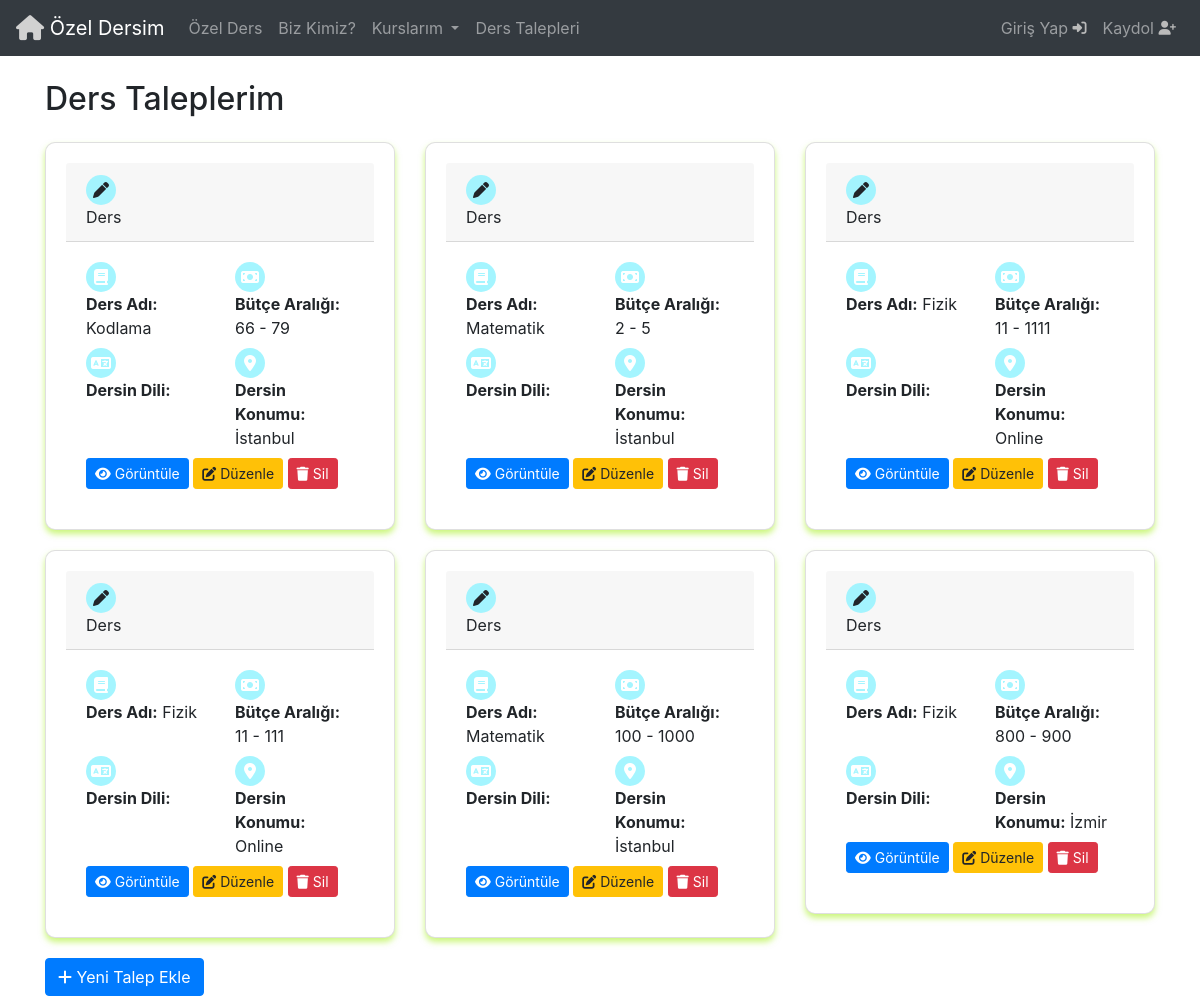
The page /ders_taleplerim/1 on the database as committed earlier.
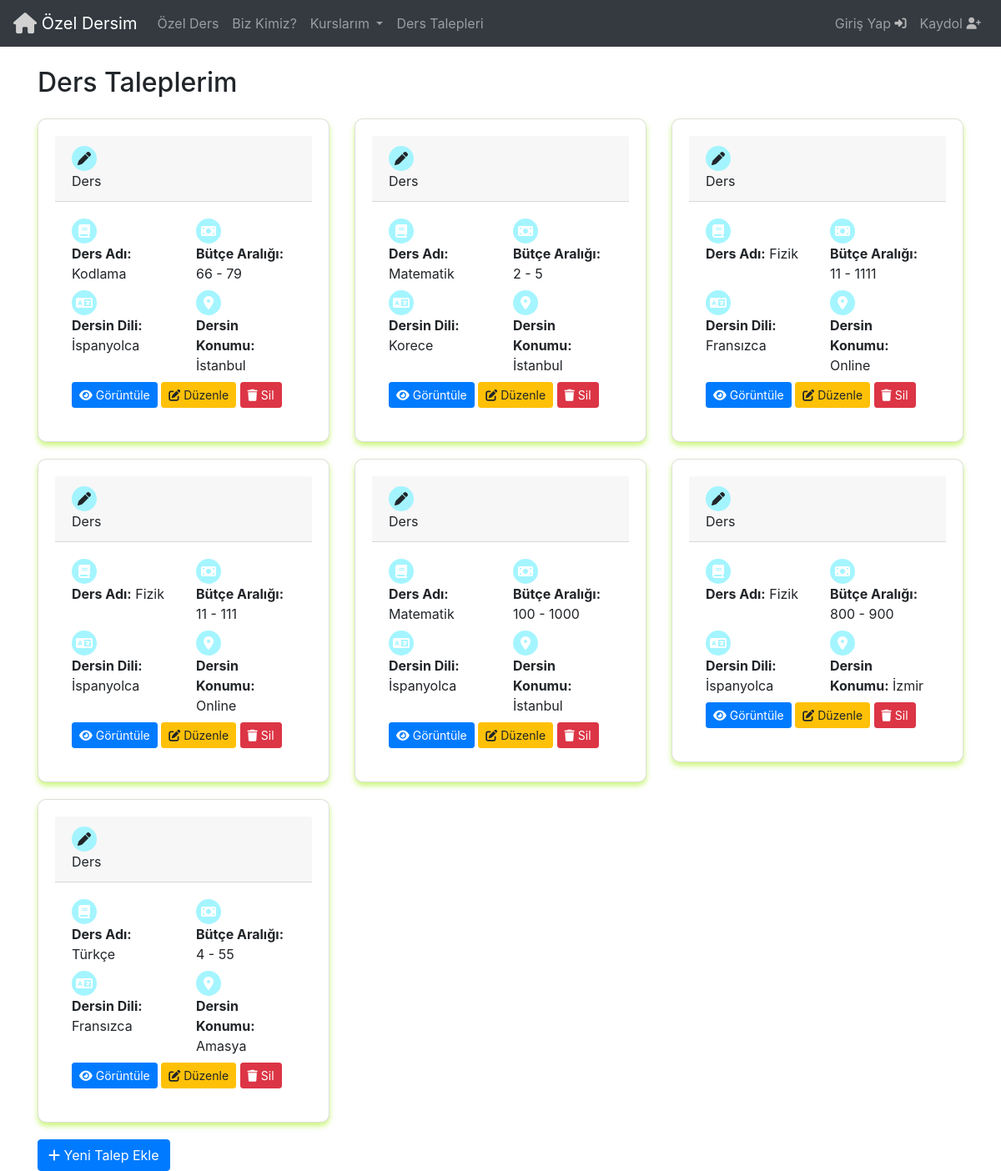
The same page on the database as committed later.
### Base/models.py (models this page shows, shortened)
class DersTalepleri(models.Model):
  seviye = [
    ('İlkokul', 'İlkokul'),
    ('Ortaokul', 'Ortaokul'),
    ('Lise', 'Lise'),
    ('Üniversite', 'Üniversite'),
    ('Yüksek Lisans','Yüksek Lisans'),
  ]
  kullanici = models.ForeignKey(User, on_delete=models.CASCADE)
  isim = models.CharField(max_length=50)
  ders = models.ForeignKey(Ders, on_delete=models.CASCADE)
  talep_notu= models.TextField(max_length=200,null=True,blank=True)
  talep_durumu = models.BooleanField(default=False)
  min_butce = models.IntegerField(validators=[MinValueValidator(0)])
  max_butce = models.IntegerField(validators=[MaxValueValidator(10000)])
  ogrenci_seviyesi = models.CharField(max_length=50,choices=seviye)
  olusturulma_tarihi = models.DateTimeField(auto_now_add=True)
  konum = models.ForeignKey(Sehir, on_delete=models.CASCADE, null=True, blank=True, default=None)
  dil = models.ForeignKey(Dil,on_delete=models.CASCADE,default=None)

class Ders(models.Model):
  ders = models.CharField(max_length=50)
  def __str__(self) :
    return self.ders

class Sehir(models.Model):
  sehir = models.CharField(max_length=50)
  def __str__(self):
    return self.sehir

class Dil(models.Model):
  dil = models.CharField(max_length=50)
  def __str__(self):
    return self.dil

### Base/views.py (the view)
# urls.py: path('ders_taleplerim/<str:pk>',views.ders_taleplerim,name='DersTaleplerim'),
def ders_taleplerim(request,pk):
   user = User.objects.get(id=pk)
   ders_taleplerim = DersTalepleri.objects.filter(kullanici=user)
   context = {'user': user , 'ders_taleplerim':ders_taleplerim}
   return render(request,'DersTaleplerim.html',context)

### Templates/DersTaleplerim.html (shortened to what this page needs)
{% include 'navbar.html' %}
<!DOCTYPE html>
<html lang="en">
<head>
    <link
            rel="stylesheet"
            href="https://stackpath.bootstrapcdn.com/bootstrap/4.5.2/css/bootstrap.min.css"
    />
    <link
            rel="stylesheet"
            href="https://cdnjs.cloudflare.com/ajax/libs/font-awesome/6.5.2/css/all.min.css"
    />
</head>
<body>
<div class="container mt-4">
    <h2 class="mb-4">Ders Taleplerim</h2>
    <div class="row">
        {% for ders in ders_taleplerim %}
        <div class="col-md-4">
            <div class="card custom-card">
                <div class="card-header">
                    <i class="fas fa-pen icon-circle"></i> Ders
                </div>
                <div class="card-body">
                    <div class="row">
                        <div class="col-md-6">
                            <div class="icon-circle"><i class="fas fa-book"></i></div>
                            <strong>Ders Adı:</strong> {{ ders.ders }}
                        </div>
                        <div class="col-md-6">
                            <div class="icon-circle"><i class="fas fa-money-bill"></i></div>
                            <strong>Bütçe Aralığı:</strong> {{ ders.min_butce }} - {{ ders.max_butce }}
                        </div>
                    </div>
                    <div class="row mt-2">
                        <div class="col-md-6">
                            <div class="icon-circle"><i class="fas fa-language"></i></div>
                            <strong>Dersin Dili:</strong> {{ ders.dil }}
                        </div>
                        <div class="col-md-6">
                            <div class="icon-circle"><i class="fas fa-map-marker-alt"></i></div>
                            <strong>Dersin Konumu:</strong> {{ ders.konum }}
                        </div>
                    </div>
                    <div class="row mt-2">
                        <div class="col-md-12">
                            <a href="{% url 'TalepDetay' ders.id %}" class="btn btn-primary btn-sm"><i class="fas fa-eye"></i> Görüntüle</a>
                            <a href="{% url 'TalepDuzenle' ders.id %}" class="btn btn-warning btn-sm"><i class="fas fa-edit"></i> Düzenle</a>
                            <a href="{% url 'TalepSil' ders.id %}" class="btn btn-danger btn-sm"><i class="fas fa-trash"></i> Sil</a>
                        </div>
                    </div>
                </div>
            </div>
        </div>
        {% endfor %}
    </div>
    <a href="{% url 'TalepOlustur'  %}" class="btn btn-primary">
        <i class="fas fa-plus"></i> Yeni Talep Ekle
    </a>
</div>
</body>
</html>

Rows that differ between the two databases and show on the page:
changed DersTalepleri "Kodlama": dil (not shown) → "İspanyolca"
changed DersTalepleri: dil (not shown) → "Korece"
changed DersTalepleri (number 3 of 7 on the later page): dil (not shown) → "Fransızca"
changed DersTalepleri (number 4 of 7 on the later page): dil (not shown) → "İspanyolca"
changed DersTalepleri (number 5 of 7 on the later page): dil (not shown) → "İspanyolca"
changed DersTalepleri "İzmir": dil (not shown) → "İspanyolca"
added DersTalepleri: ders "Türkçe", min_butce "4", max_butce "55", dil "Fransızca", konum "Amasya"
